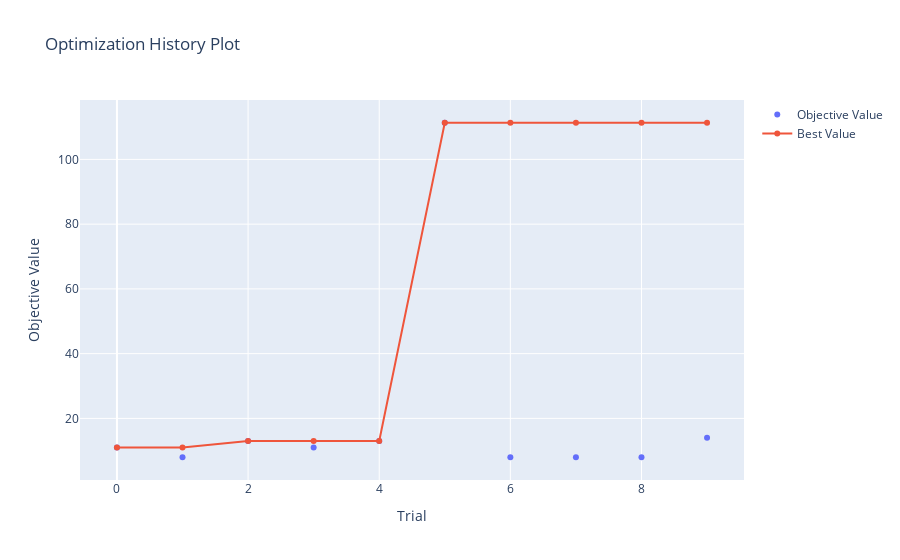

The cell this chart's notebook holds for it:
### Code cell
optuna.visualization.plot_optimization_history(study)

### Figure 1 — Plotly figure (JSON) as saved in the notebook; plotly's stock layout.template omitted (floating-point values rounded to 4 significant figures)
{"data": [{"mode": "markers", "name": "Objective Value", "type": "scatter", "x": [0, 1, 2, 3, 4, 5, 6, 7, 8, 9], "y": [11, 8, 13.04, 11, 13, 111.3, 8, 8, 8, 14.04]}, {"name": "Best Value", "type": "scatter", "x": [0, 1, 2, 3, 4, 5, 6, 7, 8, 9], "y": [11, 11, 13.04, 13.04, 13.04, 111.3, 111.3, 111.3, 111.3, 111.3]}], "layout": {"title": {"text": "Optimization History Plot"}, "xaxis": {"title": {"text": "Trial"}}, "yaxis": {"title": {"text": "Objective Value"}}}}
